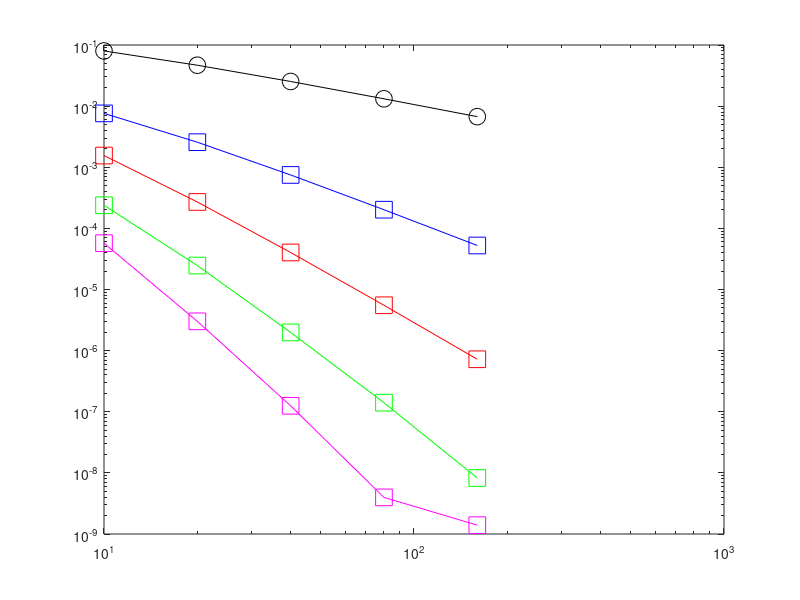

Recreate this plot in MATLAB.
clear all
close all
for i=1:5
    N(i)=10*2^(i-1);
end

for j=1:5
    n=N(j);
    a=0;b=1;
    h=(b-a)/n;
    t=a:h:b;
    F=@(t,y) t*y; % dy/dx=y
    exact=exp((t.^2)/2);
    y(1)=1;
 
    for i=2:n+1
        
        y(i)=y(i-1)+h*F(t(i-1), y(i-1)); %Euler steps
        
    end
    y1=y;
    for q=1:4
        pol=polyfit(t, y, 10);
        P=polyval(pol, t); % Polynomial values
        yp1=polyder(pol);
        yp=polyval(yp1, t);
        Ef=@(yp, t, y, E) t*(y+E)-yp;

        E(1)=0;
        ynew(1)=1;

        for i=2:n+1
            E(i) = E(i-1)+h*Ef(yp(i-1), t(i-1), y(i-1), E(i-1)); %Euler steps
            ynew(i)=y(i)+E(i);
        end
     
        yz{q}=ynew;
        y=ynew;
    
    end
    y2=yz{1,1};
    y3=yz{1,2};
    y4=yz{1,3};
    y5=yz{1,4};

    err1(j)=norm(exact(n)-y1(n));
    err2(j)=norm(exact(n)-y2(n));
    err3(j)=norm(exact(n)-y3(n));
    err4(j)=norm(exact(n)-y4(n));
    err5(j)=norm(exact(n)-y5(n));
end
loglog(N, err1, '-ko', 'MarkerSize',12);
hold on
loglog(N, err2, '-sb', 'MarkerSize',12);
loglog(N, err3, '-sr', 'MarkerSize',12);
loglog(N, err4, '-sg', 'MarkerSize',12);
loglog(N, err5, '-sm', 'MarkerSize',12);
p=polyfit(log(N'),log(err5),1);
slope = p(1)



